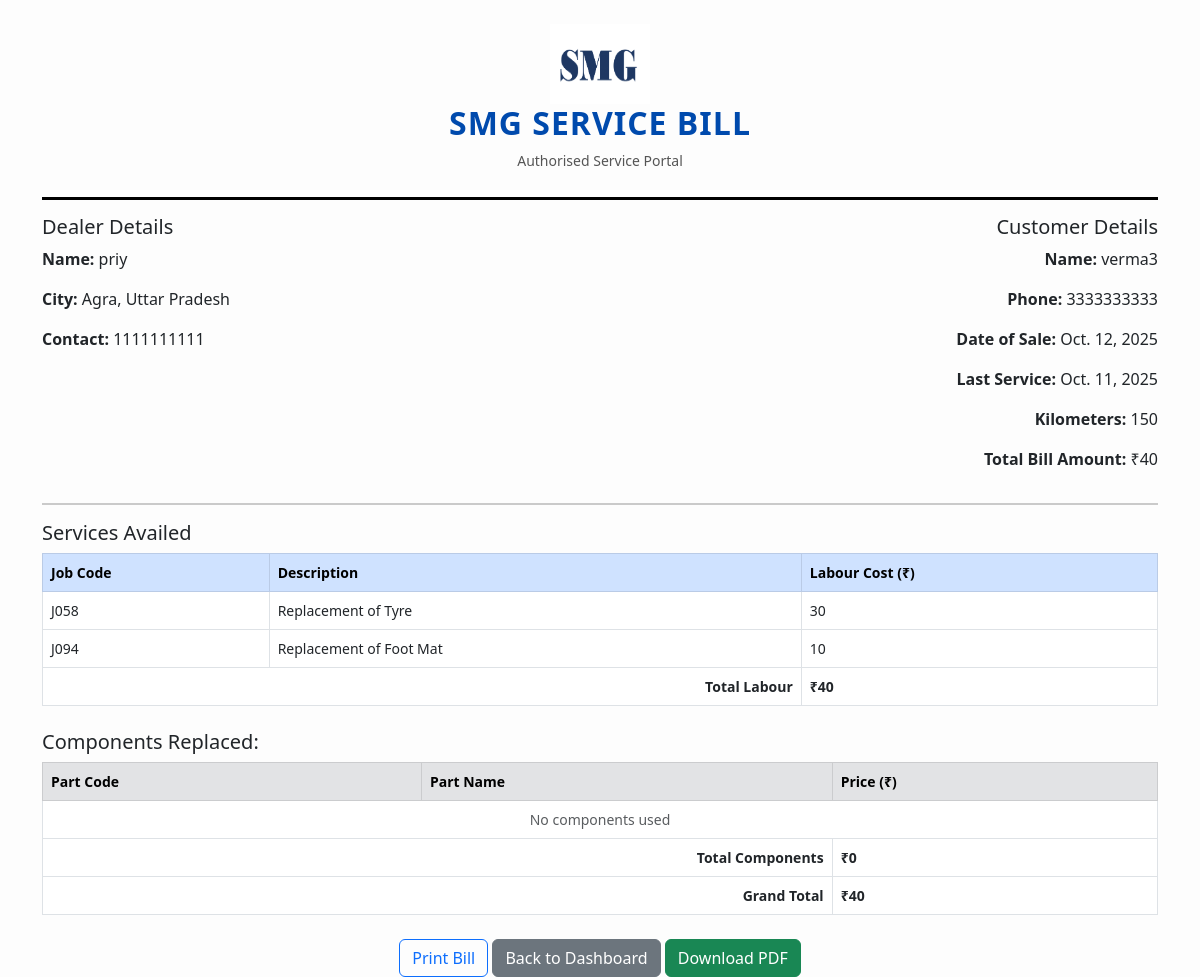
The page /bill/3/ on the database its author committed.
### portal/models.py (models this page shows, shortened)
class ServiceRecord(models.Model):
    dealer = models.ForeignKey(Dealer, on_delete=models.CASCADE)
    service_id = models.CharField(max_length=30, unique=True)
    customer_name = models.CharField(max_length=100)
    customer_phone = models.CharField(max_length=15)
    date_of_sale = models.DateField()
    last_service_date = models.DateField()
    service_kms = models.IntegerField()
    services = models.ManyToManyField(LabourService, blank=True)
    components = models.ManyToManyField('Component', blank=True)
    total_cost = models.DecimalField(max_digits=10, decimal_places=2, default=0)
    battery_number = models.CharField(max_length=50, blank=True, null=True)
    jc_number = models.CharField(max_length=50, blank=True, null=True)
    motor_number = models.CharField(max_length=50, blank=True, null=True)
    created_at = models.DateTimeField(auto_now_add=True)

class Dealer(models.Model):
    dealer_id = models.CharField(max_length=20, unique=True)
    name = models.CharField(max_length=100)
    email = models.EmailField(unique=True)
    contact = models.CharField(max_length=15)
    location = models.CharField(max_length=100)
    city = models.CharField(max_length=50)
    state = models.CharField(max_length=50)
    password = models.CharField(max_length=50)

class LabourService(models.Model):
    job_code = models.CharField(max_length=10)
    description = models.CharField(max_length=200)
    cost = models.IntegerField()

### portal/views.py (the view)
# urls.py: path('bill/<int:record_id>/', views.bill_view, name='bill_view'),
def bill_view(request, record_id):
    record = get_object_or_404(ServiceRecord, id=record_id)
    services = record.services.all()
    components_qs = record.components.all()
    labour_total = sum(Decimal(s.cost) for s in services) if services else Decimal(0)
    component_total = sum(Decimal(str(c.price)) for c in components_qs) if components_qs else Decimal(0)
    grand_total = labour_total + component_total
    if record.total_cost != grand_total:
        record.total_cost = grand_total
        record.save()
    context = {
        "record": record,
        "services": services,
        "components": [
            {"code": c.part_code, "name": c.part_name, "price": c.price} for c in components_qs
        ],
        "labour_total": labour_total,
        "component_total": component_total,
        "grand_total": grand_total,
    }
    return render(request, 'portal/bill.html', context)

### portal/templates/portal/bill.html (shortened to what this page needs)
{% load static %}
<!DOCTYPE html>
<html lang="en">
<head>
<link rel="stylesheet" href="https://cdn.jsdelivr.net/npm/bootstrap@5.3.0/dist/css/bootstrap.min.css">
</head>
<body>
<div class="container mt-4">
  <div class="bill-header text-center" style="border-bottom: 3px solid #000; margin-bottom:15px;">
    <img src="{% static 'images/smg_logo.png' %}" alt="SMG Logo" width="100">
    <h2>SMG SERVICE BILL</h2>
    <p>Authorised Service Portal</p>
  </div>
  <div class="row">
    <div class="col-md-6">
      <h5>Dealer Details</h5>
      <p><b>Name:</b> {{ record.dealer.name }}</p>
      <p><b>City:</b> {{ record.dealer.city }}, {{ record.dealer.state }}</p>
      <p><b>Contact:</b> {{ record.dealer.contact }}</p>
    </div>
    <div class="col-md-6 text-end">
      <h5>Customer Details</h5>
      <p><b>Name:</b> {{ record.customer_name }}</p>
      <p><b>Phone:</b> {{ record.customer_phone }}</p>
      <p><b>Date of Sale:</b> {{ record.date_of_sale }}</p>
      <p><b>Last Service:</b> {{ record.last_service_date }}</p>
      <p><b>Kilometers:</b> {{ record.service_kms }}</p>
      <p class="mt-2"><strong>Total Bill Amount:</strong> ₹{{ record.total_cost }}</p>
    </div>
  </div>
  <hr>
  <h5 class="mt-3">Services Availed</h5>
  <table class="table table-bordered">
    <thead class="table-primary">
      <tr>
        <th>Job Code</th>
        <th>Description</th>
        <th>Labour Cost (₹)</th>
      </tr>
    </thead>
    <tbody>
      {% for s in services %}
        <tr>
          <td>{{ s.job_code }}</td>
          <td>{{ s.description }}</td>
          <td>{{ s.cost }}</td>
        </tr>
      {% empty %}
        <tr><td colspan="3" class="text-center text-muted">No services selected.</td></tr>
      {% endfor %}
      <tr>
        <td colspan="2" class="text-end"><b>Total Labour</b></td>
        <td><b>₹{{ labour_total }}</b></td>
      </tr>
    </tbody>
  </table>
  <h5 class="mt-4">Components Replaced:</h5>
  <table class="table table-bordered">
    <thead class="table-secondary">
      <tr>
        <th>Part Code</th>
        <th>Part Name</th>
        <th>Price (₹)</th>
      </tr>
    </thead>
    <tbody>
      {% for comp in components %}
        <tr>
          <td>{{ comp.code }}</td>
          <td>{{ comp.name }}</td>
          <td>₹{{ comp.price }}</td>
        </tr>
      {% empty %}
        <tr><td colspan="3" class="text-center text-muted">No components used</td></tr>
      {% endfor %}
      <tr>
        <td colspan="2" class="text-end"><b>Total Components</b></td>
        <td><b>₹{{ component_total }}</b></td>
      </tr>
      <tr>
        <td colspan="2" class="text-end"><b>Grand Total</b></td>
        <td><b>₹{{ grand_total }}</b></td>
      </tr>
    </tbody>
  </table>
  <div class="text-center mt-4">
    <button class="btn btn-outline-primary" onclick="window.print()">Print Bill</button>
    <a href="/dealer-dashboard/" class="btn btn-secondary">Back to Dashboard</a>
    <a href="{% url 'download_bill_pdf' record.id %}" class="btn btn-success">Download PDF</a>
  </div>
</div>
</body>
</html>

### portal/templates/portal/bill.html (style rules this page uses)
body { background-color: #fdfdfd; font-family: 'Segoe UI', sans-serif; }
.bill-header { text-align: center; border-bottom: 3px solid #333; padding-bottom: 10px; margin-bottom: 20px; }
.bill-header img { height: 80px; }
.bill-header h2 { font-weight: 700; color: #004aad; letter-spacing: 1px; }
.bill-header p { font-size: 14px; color: #555; }
hr { border-top: 2px solid #333; }
table th, table td { font-size: 14px; }

### rows shown on the page
ServiceRecord: dealer.name "priy", dealer.city "Agra", dealer.state "Uttar Pradesh", dealer.contact "1111111111", customer_name "verma3", customer_phone "3333333333", date_of_sale "Oct. 12, 2025", last_service_date "Oct. 11, 2025", service_kms "150", total_cost "40"
LabourService: job_code "J058", description "Replacement of Tyre", cost "30"
LabourService: job_code "J094", description "Replacement of Foot Mat", cost "10"

### other values the page prints
{{ labour_total }} "40"
{{ component_total }} "0"
